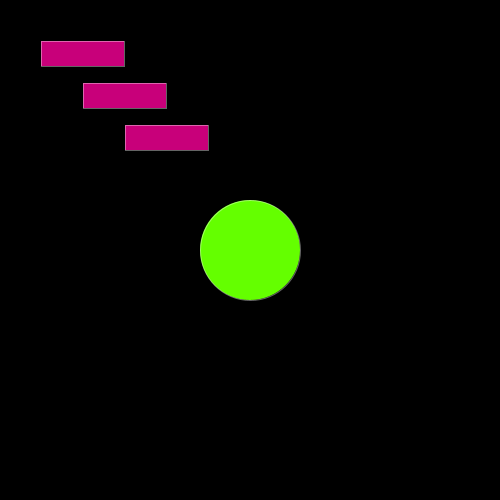
Frame 1 (no input)
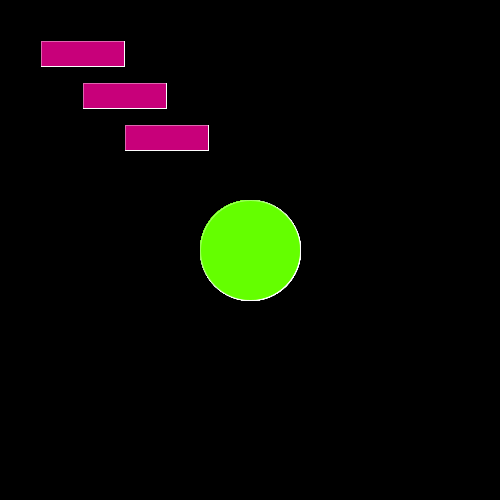
Frame 60 (the mouse pressed at the canvas centre just before this capture)
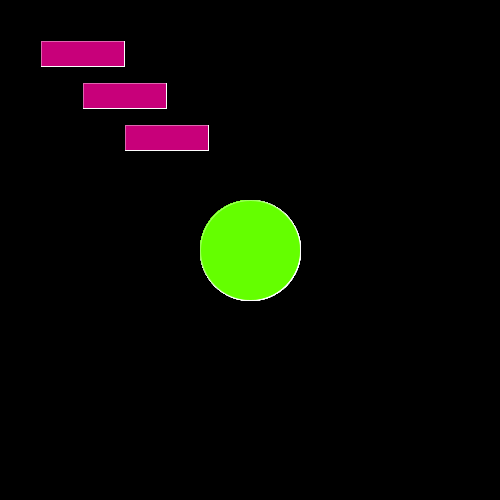
Frame 120 (the mouse held since frame 60 and released just before this capture)

The Processing sketch that drew these frames (run headless with seeded random() and noise(); from frame 60 on, the mouse is pressed at the canvas centre):

// Processing sketch: mango
// ── mango.pde


void setup (){
size (500,500); 
background(0,0,0);
}


void draw (){
stroke(255,255,255,100);
fill(100,255,0,255);
ellipse (width/2, height/2, width/5, height/5); 

fill(200,0,122);
rect(width/4,height/4,height/6,width/20);
rect(width/6,height/6,height/6,width/20);
rect(width/12,height/12,height/6,width/20);


println("latest updates");



}
